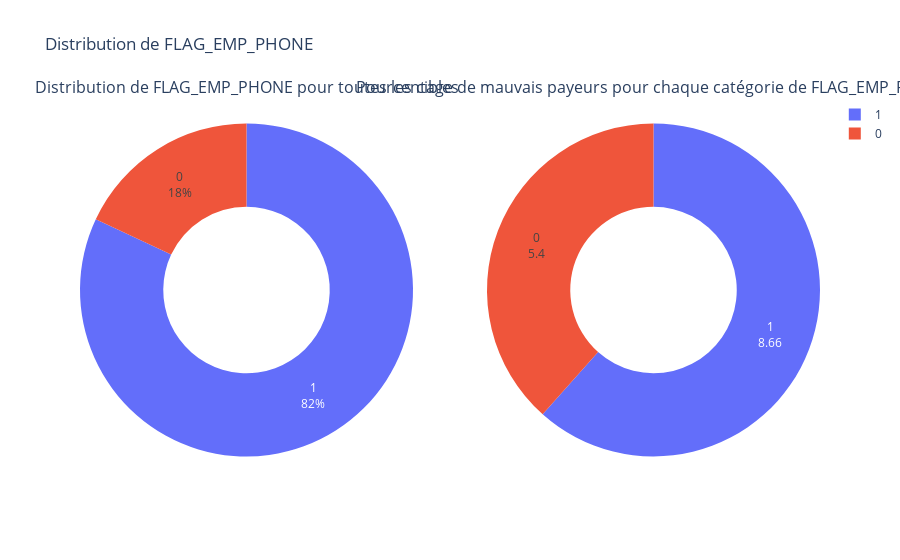

Notebook cell for this chart:
### Markdown cell above
<b><u>Distribution de la Variable FLAG_EMP_PHONE</u></b>

Cette colonne est une colonne booléenne qui indique si le client a fourni son numéro de téléphone professionnel ou non.
Ici, <b>1</b> représente <b>Oui</b> et <b>0</b> représente <b>Non</b>.

### Code cell
# examinons d'abord les catégories uniques de 'FLAG_EMP_PHONE'
print_unique_categories(application_train, 'FLAG_EMP_PHONE')

# tracé du diagramme circulaire pour la colonne
plot_categorical_variables_pie(application_train, column_name='FLAG_EMP_PHONE', hole=0.5)
print('-'*100)

### Figure 1 — Plotly figure (JSON) as saved in the notebook; plotly's stock layout.template omitted (floating-point values rounded to 4 significant figures)
{"data": [{"domain": {"x": [0, 0.45], "y": [0, 1]}, "hole": 0.5, "labels": [1, 0], "textinfo": "label+percent", "textposition": "inside", "type": "pie", "values": [252125, 55386]}, {"domain": {"x": [0.55, 1], "y": [0, 1]}, "hole": 0.5, "hoverinfo": "label+value", "labels": [1, 0], "textinfo": "label+value", "type": "pie", "values": [8.66, 5.4]}], "layout": {"annotations": [{"font": {"size": 16}, "showarrow": false, "text": "Distribution de FLAG_EMP_PHONE pour toutes les cibles", "x": 0.225, "xanchor": "center", "xref": "paper", "y": 1, "yanchor": "bottom", "yref": "paper"}, {"font": {"size": 16}, "showarrow": false, "text": "Pourcentage de mauvais payeurs pour chaque catégorie de FLAG_EMP_PHONE", "x": 0.775, "xanchor": "center", "xref": "paper", "y": 1, "yanchor": "bottom", "yref": "paper"}], "title": {"text": "Distribution de FLAG_EMP_PHONE"}}}
